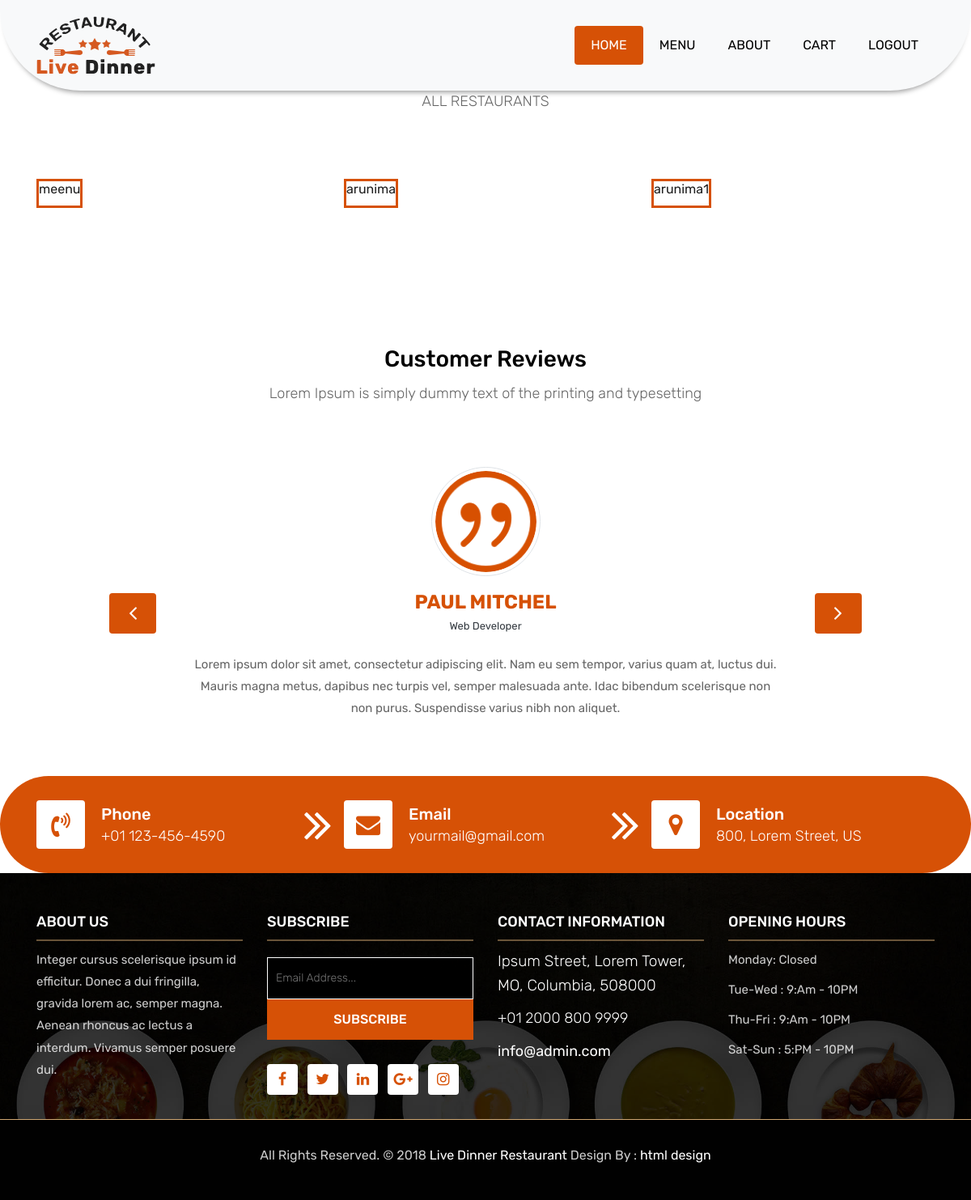
Before: /buyer/buyer_dashboard/ (signed in) with the older database file.
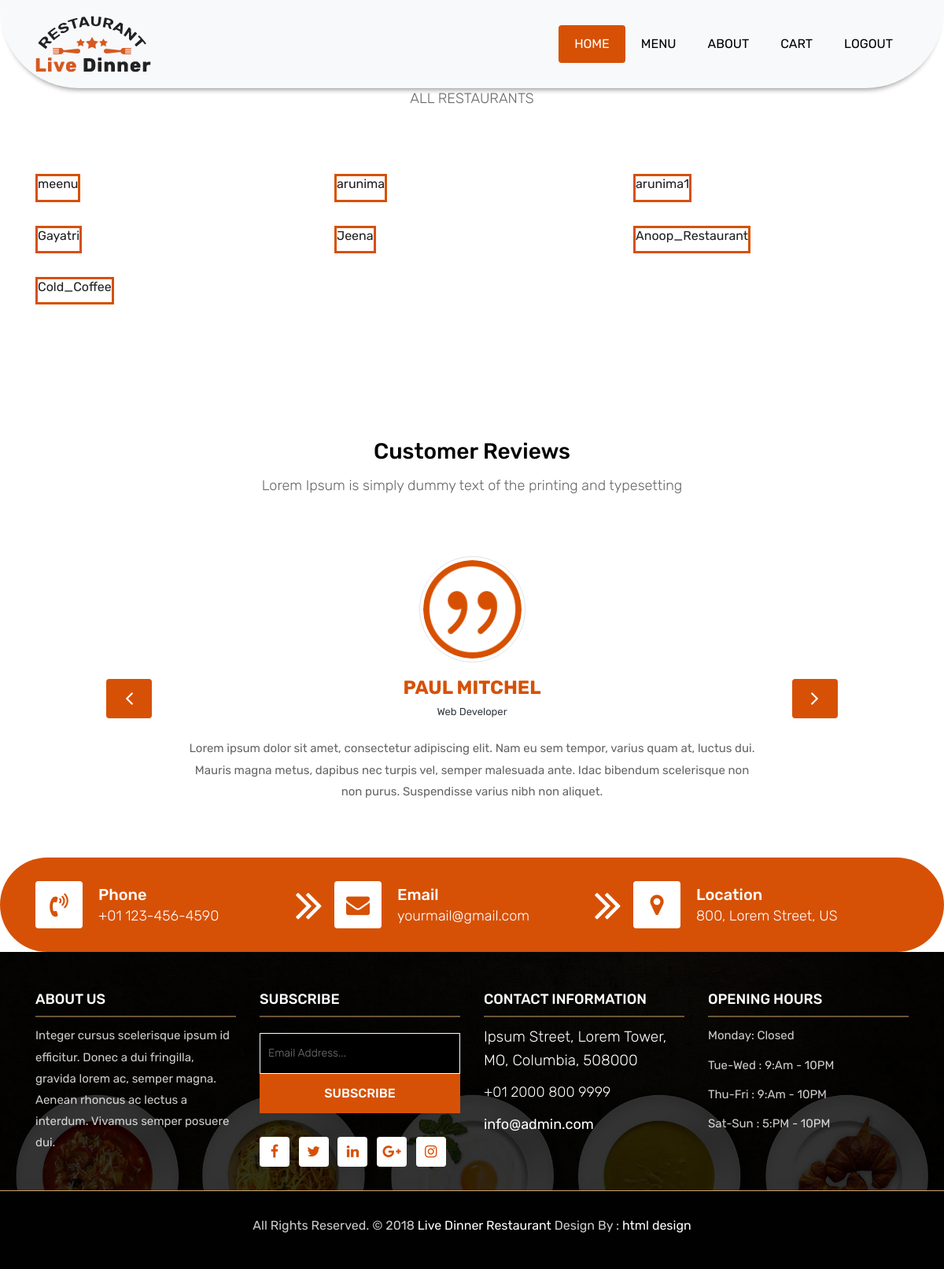
After: the same page with the newer database file.
### buyer_app/models.py (models this page shows)
class CustomUser(AbstractUser):
    USER_TYPES = (
        ('buyer', 'Buyer'),
        ('seller', 'Seller'),
    )
    user_type = models.CharField(max_length=10, choices=USER_TYPES,default='buyer')
    logo = models.ImageField(upload_to='seller_logos/', blank=True, null=True)
    groups = models.ManyToManyField(
        Group,
        related_name="customuser_set",  # Avoid conflict with auth.User.groups
        blank=True
    )
    user_permissions = models.ManyToManyField(
        Permission,
        related_name="customuser_permissions_set",  # Avoid conflict with auth.User.user_permissions
        blank=True
    )

### buyer_app/views.py (the view)
# urls.py: path('buyer_dashboard/', views.buyer_dashboard, name='buyer_dashboard'),
@login_required
def buyer_dashboard(request):
    if request.user.user_type == 'seller':
        return redirect('seller_dashboard')
    elif request.user.user_type == 'buyer':
        products = Product.objects.all()
        sellers = CustomUser.objects.filter(user_type='seller')  # Fetch sellers
        return render(request, 'buyer_app/buyer_dashboard.html',{'products':products,'sellers': sellers})
    return render(request, 'foodorder_app/index.html')

### buyer_app/templates/buyer_app/buyer_dashboard.html (shortened to what this page needs)
<!DOCTYPE html>
<html lang="en">
{% extends 'foodorder_app/layout.html' %}
{% block content %}
{% block navbar %}
<div class="collapse navbar-collapse" id="navbars-rs-food">
		<ul class="navbar-nav ml-auto">
			<li class="nav-item active"><a class="nav-link" href="{% url 'buyer_dashboard' %}">Home</a></li>
			<li class="nav-item"><a class="nav-link" href="{% url 'buyer_menu' %}">Menu</a></li>
			<li class="nav-item"><a class="nav-link" href="{% url 'about' %}">About</a></li>
			<li class="nav-item"><a class="nav-link" href="{% url 'cart' %}">cart</a></li>
			<li class="nav-item"><a class="nav-link" href="{% url 'logout' %}">Logout</a></li>
		</ul>
</div>
{% endblock %}
	<div class="gallery-box">
		<div class="container">
			<div class="row">
				<div class="col-lg-12">
					<div class="heading-title text-center">
						<h1>Welcome, {{ user.username }}! Buyer Dashboard</h1>
						<p>ALL RESTAURANTS</p>
					</div>
				</div>
			</div>
			<div class="tz-gallery">
				<div class="row">
					{% for seller in sellers %}
					<div class="col-sm-12 col-md-4 col-lg-4">
						<a class="lightbox" href="{% url 'seller_products' seller.id  %}"><h4>{{seller.username }}</h4>
						</a>
					</div>
							{% empty %}
                    			<div class="col-md-12">
                        			<p class="text-center">No Restaurant found</p>
                     			</div>
                     			{% endfor %}
				</div>
			</div>
		</div>
	</div>
	<div class="customer-reviews-box">
		<div class="container">
			<div class="row">
				<div class="col-lg-12">
					<div class="heading-title text-center">
						<h2>Customer Reviews</h2>
						<p>Lorem Ipsum is simply dummy text of the printing and typesetting</p>
					</div>
				</div>
			</div>
			<div class="row">
				<div class="col-md-8 mr-auto ml-auto text-center">
					<div id="reviews" class="carousel slide" data-ride="carousel">
						<div class="carousel-inner mt-4">
							<div class="carousel-item text-center active">
								<div class="img-box p-1 border rounded-circle m-auto">
									<img class="d-block w-100 rounded-circle" src="../static/images/quotations-button.png" alt="">
								</div>
								<h5 class="mt-4 mb-0"><strong class="text-warning text-uppercase">Paul Mitchel</strong></h5>
								<h6 class="text-dark m-0">Web Developer</h6>
								<p class="m-0 pt-3">Lorem ipsum dolor sit amet, consectetur adipiscing elit. Nam eu sem tempor, varius quam at, luctus dui. Mauris magna metus, dapibus nec turpis vel, semper malesuada ante. Idac bibendum scelerisque non non purus. Suspendisse varius nibh non aliquet.</p>
							</div>
						</div>
						<a class="carousel-control-prev" href="#reviews" role="button" data-slide="prev">
							<i class="fa fa-angle-left" aria-hidden="true"></i>
						</a>
						<a class="carousel-control-next" href="#reviews" role="button" data-slide="next">
							<i class="fa fa-angle-right" aria-hidden="true"></i>
						</a>
                    </div>
				</div>
			</div>
		</div>
	</div>
	<div class="contact-imfo-box">
		<div class="container">
			<div class="row">
				<div class="col-md-4 arrow-right">
					<i class="fa fa-volume-control-phone"></i>
					<div class="overflow-hidden">
						<h4>Phone</h4>
						<p class="lead">
							+01 123-456-4590
						</p>
					</div>
				</div>
				<div class="col-md-4 arrow-right">
					<i class="fa fa-envelope"></i>
					<div class="overflow-hidden">
						<h4>Email</h4>
						<p class="lead">
							yourmail@gmail.com
						</p>
					</div>
				</div>
				<div class="col-md-4">
					<i class="fa fa-map-marker"></i>
					<div class="overflow-hidden">
						<h4>Location</h4>
						<p class="lead">
							800, Lorem Street, US
						</p>
					</div>
				</div>
			</div>
		</div>
	</div>
	{%endblock %}

### foodorder_app/templates/foodorder_app/layout.html (shortened to what this page needs)
<head>
    <link rel="stylesheet" href="../static/css/bootstrap.min.css">
    <link rel="stylesheet" href="../static/css/style.css">
    <link rel="stylesheet" href="../static/css/responsive.css">
    <link rel="stylesheet" href="../static/css/custom.css">
</head>
<body>
	<header class="top-navbar">
		<nav class="navbar navbar-expand-lg navbar-light bg-light">
			<div class="container">
				<a class="navbar-brand" href="index.html">
					<img src="../static/images/logo.png" alt="" />
				</a>
                {% block navbar %}{% endblock %}
			</div>
		</nav>
	</header>
    {% block content %}
    {% endblock %}
<footer class="footer-area bg-f">
    <div class="container">
        <div class="row">
            <div class="col-lg-3 col-md-6">
                <h3>About Us</h3>
                <p>Integer cursus scelerisque ipsum id efficitur. Donec a dui fringilla, gravida lorem ac, semper magna. Aenean rhoncus ac lectus a interdum. Vivamus semper posuere dui.</p>
            </div>
            <div class="col-lg-3 col-md-6">
                <h3>Subscribe</h3>
                <div class="subscribe_form">
                    <form class="subscribe_form">
                        <input name="EMAIL" id="subs-email" class="form_input" placeholder="Email Address..." type="email">
                        <button type="submit" class="submit">SUBSCRIBE</button>
                    </form>
                </div>
                <ul class="list-inline f-social">
                    <li class="list-inline-item"><a href="#"><i class="fa fa-facebook" aria-hidden="true"></i></a></li>
                    <li class="list-inline-item"><a href="#"><i class="fa fa-twitter" aria-hidden="true"></i></a></li>
                    <li class="list-inline-item"><a href="#"><i class="fa fa-linkedin" aria-hidden="true"></i></a></li>
                    <li class="list-inline-item"><a href="#"><i class="fa fa-google-plus" aria-hidden="true"></i></a></li>
                    <li class="list-inline-item"><a href="#"><i class="fa fa-instagram" aria-hidden="true"></i></a></li>
                </ul>
            </div>
            <div class="col-lg-3 col-md-6">
                <h3>Contact information</h3>
                <p class="lead">Ipsum Street, Lorem Tower, MO, Columbia, 508000</p>
                <p class="lead"><a href="#">+01 2000 800 9999</a></p>
                <p><a href="#"> info@admin.com</a></p>
            </div>
            <div class="col-lg-3 col-md-6">
                <h3>Opening hours</h3>
                <p><span class="text-color">Monday: </span>Closed</p>
                <p><span class="text-color">Tue-Wed :</span> 9:Am - 10PM</p>
                <p><span class="text-color">Thu-Fri :</span> 9:Am - 10PM</p>
                <p><span class="text-color">Sat-Sun :</span> 5:PM - 10PM</p>
            </div>
        </div>
    </div>
    <div class="copyright">
        <div class="container">
            <div class="row">
                <div class="col-lg-12">
                    <p class="company-name">All Rights Reserved. &copy; 2018 <a href="#">Live Dinner Restaurant</a> Design By :
                <a href="https://html.design/">html design</a></p>
                </div>
            </div>
        </div>
    </div>
</footer>
</body>

Changed rows visible on the page:
added CustomUser: username "Gayatri"
added CustomUser: username "Jeena"
added CustomUser: username "Anoop_Restaurant"
added CustomUser: username "Cold_Coffee"
